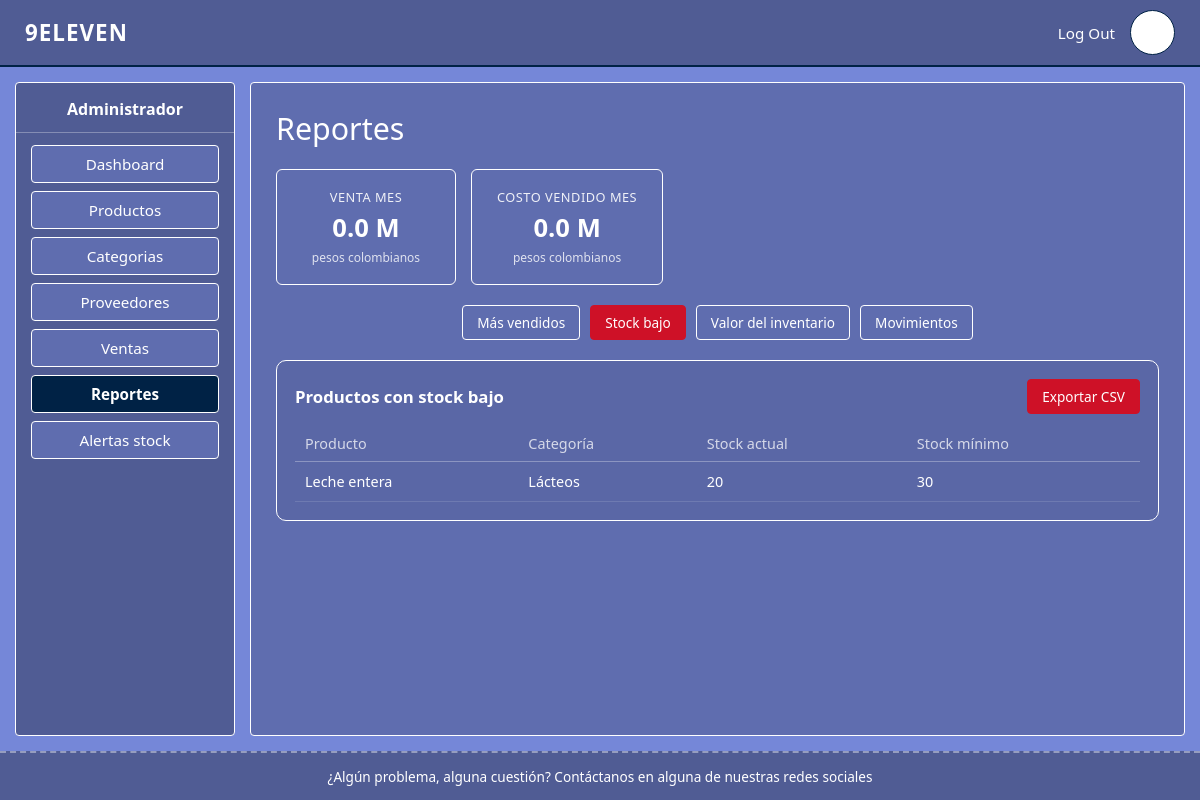
The page /reportes.php?reporte=stockbajo (signed in) on the database its author committed.
### tables this page shows
CREATE TABLE `productos` (
  `ID_Producto` int(11) NOT NULL,
  `codigoProducto` varchar(50) NOT NULL,
  `nombreProducto` varchar(150) NOT NULL,
  `informacionGeneral` text DEFAULT NULL,
  `precioCompra` double NOT NULL DEFAULT 0,
  `precioVenta` double NOT NULL DEFAULT 0,
  `iva` double NOT NULL DEFAULT 0,
  `stockActual` int(11) NOT NULL DEFAULT 0,
  `stockMinimo` int(11) NOT NULL DEFAULT 0,
  `ID_Categoria` int(11) DEFAULT NULL
);

CREATE TABLE `categorias` (
  `ID_Categoria` int(11) NOT NULL,
  `nombreCategoria` varchar(100) NOT NULL
);

### config.php (called while the page is built, shortened)
<?php
function h(?string $valor): string
{
    return htmlspecialchars($valor ?? '', ENT_QUOTES, 'UTF-8');
}

### reportes.php (the view, shortened to what this page needs)
<?php
require_once 'config.php';
$vista = $_GET['vista'] ?? 'lista';
$reporte = $_GET['reporte'] ?? 'vendidos';
$ventaMes = $pdo->query(
    "SELECT COALESCE(SUM(totalVenta), 0) FROM ventas
     WHERE MONTH(fechaVenta) = MONTH(CURDATE()) AND YEAR(fechaVenta) = YEAR(CURDATE())"
)->fetchColumn();
$costoMes = $pdo->query(
    "SELECT COALESCE(SUM(dv.cantidad * p.precioCompra), 0)
     FROM detalle_ventas dv
     JOIN ventas v ON v.ID_Venta = dv.ID_Venta
     JOIN productos p ON p.ID_Producto = dv.ID_Producto
     WHERE MONTH(v.fechaVenta) = MONTH(CURDATE()) AND YEAR(v.fechaVenta) = YEAR(CURDATE())"
)->fetchColumn();
$sql = "SELECT p.nombreProducto, c.nombreCategoria,
               SUM(dv.cantidad) AS unidades,
               SUM(dv.subtotal) AS ingresos
        FROM detalle_ventas dv
        JOIN productos p ON p.ID_Producto = dv.ID_Producto
        LEFT JOIN categorias c ON c.ID_Categoria = p.ID_Categoria
        WHERE 1=1";
$params = [];
$sql .= " GROUP BY p.ID_Producto, p.nombreProducto, c.nombreCategoria
          ORDER BY unidades DESC
          LIMIT 20";
$stmt = $pdo->prepare($sql);
$stmt->execute($params);
$productosMasVendidos = $stmt->fetchAll();
$stockBajo = $pdo->query(
    "SELECT p.nombreProducto, c.nombreCategoria, p.stockActual, p.stockMinimo
     FROM productos p
     LEFT JOIN categorias c ON c.ID_Categoria = p.ID_Categoria
     WHERE p.stockActual <= p.stockMinimo
     ORDER BY (p.stockMinimo - p.stockActual) DESC"
)->fetchAll();
$desde = $_GET['desde'] ?? '';
$hasta = $_GET['hasta'] ?? '';
if (!preg_match('/^\d{4}-\d{2}-\d{2}$/', $desde)) $desde = '';
if (!preg_match('/^\d{4}-\d{2}-\d{2}$/', $hasta)) $hasta = '';
$queryExport = http_build_query(array_filter([
    'reporte'  => $reporte,
    'desde'    => $desde,
    'hasta'    => $hasta,
    'exportar' => 'csv',
]));
?>
<!DOCTYPE html>
<html lang="es">
<head>
    <link rel="stylesheet" href="assets/css/style.css">
</head>
<body>
<?php require 'includes/header.php'; ?>
<div class="contenedor-principal">
    <?php require 'includes/sidebar.php'; ?>
    <main class="contenido">
        <h1>Reportes</h1>
        <div class="tarjetas">
            <div class="tarjeta">
                <div class="etiqueta">VENTA MES</div>
                <div class="valor"><?= number_format($ventaMes / 1000000, 1) ?> M</div>
                <div class="sub">pesos colombianos</div>
            </div>
            <div class="tarjeta">
                <div class="etiqueta">COSTO VENDIDO MES</div>
                <div class="valor"><?= number_format($costoMes / 1000000, 1) ?> M</div>
                <div class="sub">pesos colombianos</div>
            </div>
        </div>
        <div class="barra-acciones">
            <a href="reportes.php?reporte=vendidos"    class="btn <?= $reporte === 'vendidos' ? 'btn-rojo' : '' ?>">Más vendidos</a>
            <a href="reportes.php?reporte=stockbajo"   class="btn <?= $reporte === 'stockbajo' ? 'btn-rojo' : '' ?>">Stock bajo</a>
            <a href="reportes.php?reporte=valor"       class="btn <?= $reporte === 'valor' ? 'btn-rojo' : '' ?>">Valor del inventario</a>
            <a href="reportes.php?reporte=movimientos" class="btn <?= $reporte === 'movimientos' ? 'btn-rojo' : '' ?>">Movimientos</a>
        </div>
        <?php if ($reporte === 'vendidos'): ?>
        <div class="panel">
            <div class="panel-header">
                <h2>Productos más vendidos</h2>
                <a href="reportes.php?reporte=vendidos&vista=filtrar" class="btn btn-rojo">Filtrar reporte</a>
            </div>
            <?php if ($vista === 'filtrar'): ?>
                <div class="form-box" style="margin:15px auto;">
                    <h2>Filtrar productos más vendidos</h2>
                    <form method="POST" action="reportes.php">
                        <div class="form-grupo">
                            <label for="producto">Producto</label>
                            <input type="text" id="producto" name="producto">
                        </div>
                        <div class="form-grupo">
                            <label for="categoria">Categoría</label>
                            <input type="text" id="categoria" name="categoria">
                        </div>
                        <div class="acciones-form">
                            <a href="reportes.php" class="btn">Cancelar</a>
                            <button type="submit" name="accion_filtrar" class="btn btn-rojo">Filtrar</button>
                        </div>
                    </form>
                </div>
            <?php endif; ?>
            <table>
                <thead>
                    <tr>
                        <th>Producto</th>
                        <th>Categoría</th>
                        <th>Unidades</th>
                        <th>Ingresos</th>
                    </tr>
                </thead>
                <tbody>
                    <?php if (empty($productosMasVendidos)): ?>
                        <tr><td colspan="4" class="sin-datos">No hay ventas registradas todavía.</td></tr>
                    <?php else: ?>
                        <?php foreach ($productosMasVendidos as $p): ?>
                            <tr>
                                <td><?= h($p['nombreProducto']) ?></td>
                                <td><?= h($p['nombreCategoria'] ?? '—') ?></td>
                                <td><?= (int)$p['unidades'] ?></td>
                                <td><?= formatoPesos($p['ingresos']) ?></td>
                            </tr>
                        <?php endforeach; ?>
                    <?php endif; ?>
                </tbody>
            </table>
        </div>
        <?php elseif ($reporte === 'stockbajo'): ?>
        <div class="panel">
            <div class="panel-header">
                <h2>Productos con stock bajo</h2>
                <a href="reportes.php?<?= h($queryExport) ?>" class="btn btn-rojo">Exportar CSV</a>
            </div>
            <table>
                <thead>
                    <tr>
                        <th>Producto</th>
                        <th>Categoría</th>
                        <th>Stock actual</th>
                        <th>Stock mínimo</th>
                    </tr>
                </thead>
                <tbody>
                    <?php if (empty($stockBajo)): ?>
                        <tr><td colspan="4" class="sin-datos">No hay productos con stock bajo.</td></tr>
                    <?php else: ?>
                        <?php foreach ($stockBajo as $p): ?>
                            <tr>
                                <td><?= h($p['nombreProducto']) ?></td>
                                <td><?= h($p['nombreCategoria'] ?? 'Sin categoría') ?></td>
                                <td><?= (int)$p['stockActual'] ?></td>
                                <td><?= (int)$p['stockMinimo'] ?></td>
                            </tr>
                        <?php endforeach; ?>
                    <?php endif; ?>
                </tbody>
            </table>
        </div>
        <?php endif; ?>
    </main>
</div>
<?php require 'includes/footer.php'; ?>
</body>
</html>

### assets/css/style.css (style rules this page uses)
:root { --azul-oscuro: #002245; --azul-medio: #505C94; --azul-claro: #5F6DAF; --azul-lavanda: #7587D8; --azul-hielo: #ADD9E6; --rojo: #CE1127; --blanco: #ffffff; }
* { margin: 0; padding: 0; box-sizing: border-box; }
body { font-family: 'Segoe UI', Arial, sans-serif; background-color: var(--azul-lavanda); color: var(--blanco); min-height: 100vh; display: flex; flex-direction: column; }
a { color: inherit; text-decoration: none; }
.contenedor-principal { flex: 1; display: flex; padding: 15px; gap: 15px; }
.contenido { flex: 1; background-color: var(--azul-claro); border: 1px solid var(--blanco); border-radius: 4px; padding: 25px; overflow-x: auto; }
.contenido h1 { font-size: 1.9rem; margin-bottom: 20px; font-weight: 500; }
.tarjetas { display: flex; gap: 15px; flex-wrap: wrap; margin-bottom: 20px; }
.tarjeta { border: 1px solid var(--blanco); border-radius: 6px; padding: 18px 25px; min-width: 180px; text-align: center; background-color: var(--azul-claro); }
.tarjeta .etiqueta { font-size: 0.8rem; letter-spacing: 0.5px; opacity: 0.9; }
.tarjeta .valor { font-size: 1.6rem; font-weight: bold; margin: 4px 0; }
.tarjeta .sub { font-size: 0.75rem; opacity: 0.8; }
.panel { border: 1px solid var(--blanco); border-radius: 10px; padding: 18px; background-color: rgba(0,0,0,0.05); }
.panel-header { display: flex; justify-content: space-between; align-items: center; margin-bottom: 12px; flex-wrap: wrap; gap: 8px; }
.panel-header h2 { font-size: 1.05rem; font-weight: 600; }
.btn { border: 1px solid var(--blanco); border-radius: 4px; padding: 7px 14px; font-size: 0.85rem; cursor: pointer; background-color: var(--azul-claro); color: var(--blanco); }
.btn-rojo { background-color: var(--rojo); border-color: var(--rojo); }
.barra-acciones { display: flex; gap: 10px; justify-content: center; margin-bottom: 20px; flex-wrap: wrap; }
table { width: 100%; border-collapse: collapse; font-size: 0.9rem; }
table thead th { text-align: left; padding: 8px 10px; opacity: 0.75; font-weight: 500; border-bottom: 1px solid rgba(255,255,255,0.3); }
table tbody td { padding: 10px 10px; border-bottom: 1px solid rgba(255,255,255,0.12); }

### rows shown on the page
productos: nombreProducto "Leche entera", ID_Categoria.nombreCategoria "Lácteos", stockActual "20", stockMinimo "30"

### other values the page prints
$etiqueta "Dashboard"
$etiqueta "Productos"
$etiqueta "Categorias"
$etiqueta "Proveedores"
$etiqueta "Ventas"
$etiqueta "Reportes"
$etiqueta "Alertas stock"
$ventaMes / 1000000 "0.0"
$costoMes / 1000000 "0.0"
